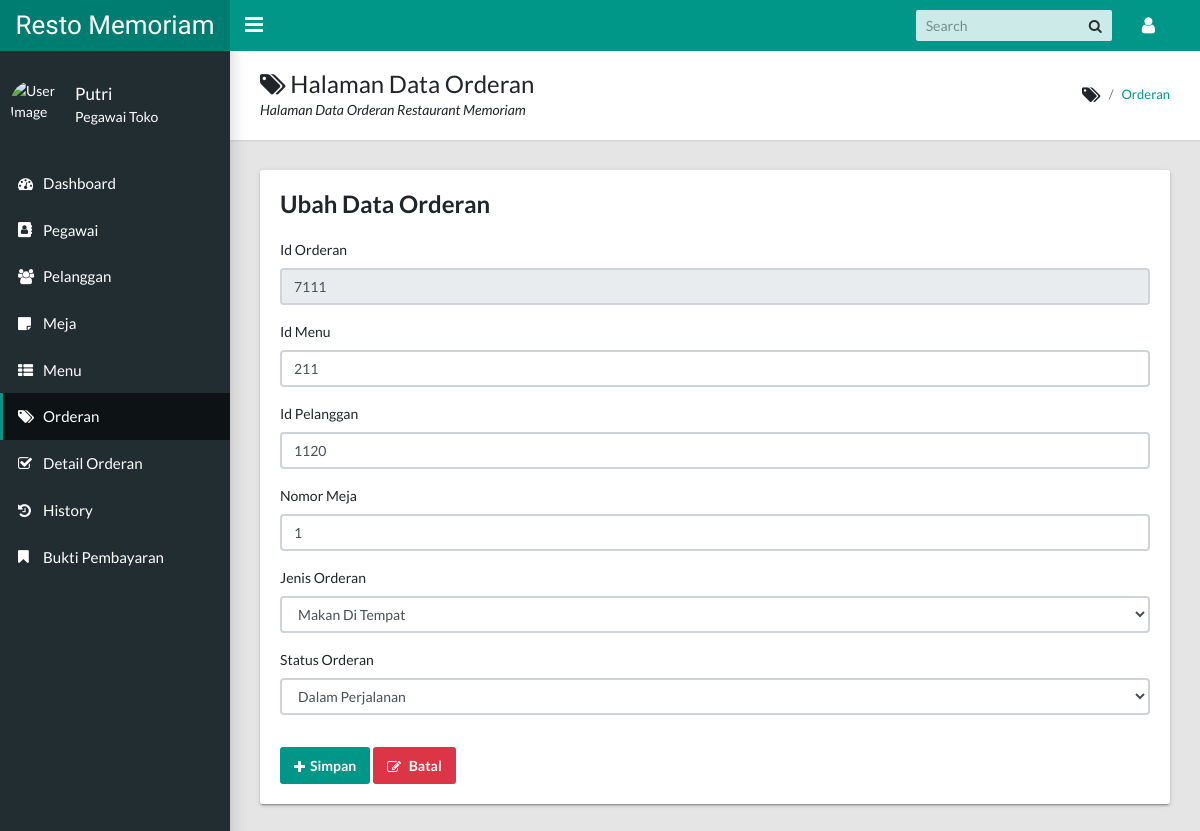
Page /admin/EditOrderan.php?id_orderan=7111 (signed in) on the committed database.
### tables this page shows
CREATE TABLE `orderan` (
  `id_orderan` int(3) NOT NULL,
  `id_menu` int(3) DEFAULT NULL,
  `id_pelanggan` int(5) DEFAULT NULL,
  `nomor_meja` int(3) DEFAULT NULL,
  `jenis_orderan` enum('Makan Di Tempat','Pesan Online') DEFAULT NULL,
  `status_orderan` enum('Diproses','Dalam Perjalanan','Selesai') DEFAULT NULL
);

### admin/fungsi.php (called while the page is built, shortened)
<?php
require('koneksi.php');
?>
<?php
function query($query){
    global $conn;
    $result = mysqli_query($conn,$query);
    $rows = [];
    while( $row = mysqli_fetch_assoc($result)){
        $rows[] = $row;
    }
    return $rows;
}
?>

### admin/EditOrderan.php (the view, shortened to what this page needs)
<?php session_start();
if (!$_SESSION['nama_pegawai']){
  echo "<script> alert ('Anda Belum Login, Silahkan Login Dulu!!');
  window.location = 'login.php'</script>";
} else { ?>
<?php
include('header.php');
require 'fungsi.php';
$id = $_GET["id_orderan"];
$rows = query("SELECT * FROM orderan WHERE id_orderan = $id")[0];
?>
<aside class="app-sidebar">
  <div class="app-sidebar__user">
    <img class="app-sidebar__user-avatar" src="https://brighterwriting.com/wp-content/uploads/icon-user-default.png"
      width="50" height="50" alt="User Image">
    <div>
      <p class="app-sidebar__user-name"><?php echo $_SESSION['nama_pegawai']; ?></p>
      <p class="app-sidebar__user-designation">Pegawai Toko</p>
    </div>
  </div>
  <ul class="app-menu">
    <li><a class="app-menu__item" href="index.php"><i class="app-menu__icon fa fa-dashboard"></i><span
          class="app-menu__label">Dashboard</span></a></li>
    <li><a class="app-menu__item" href="pegawai.php"><i class="app-menu__icon fa fa-address-book"></i><span
          class="app-menu__label">Pegawai</span></a></li>
    <li><a class="app-menu__item" href="pelanggan.php"><i class="app-menu__icon fa fa-users"></i><span
          class="app-menu__label">Pelanggan</span></a></li>
    <li><a class="app-menu__item" href="meja.php"><i class="app-menu__icon fa fa-sticky-note"></i><span
          class="app-menu__label">Meja</span></a></li>
    <li><a class="app-menu__item" href="menu.php"><i class="app-menu__icon fa fa-th-list"></i><span
          class="app-menu__label">Menu</span></a></li>
    <li><a class="app-menu__item active" href="orderan.php"><i class="app-menu__icon fa fa-tags"></i><span
          class="app-menu__label">Orderan</span></a></li>
    <li><a class="app-menu__item" href="detail_orderan.php"><i class="app-menu__icon fa fa-check-square-o"></i><span
          class="app-menu__label">Detail Orderan</span></a></li>
    <li><a class="app-menu__item" href="history.php"><i class="app-menu__icon fa fa-history"></i><span
          class="app-menu__label">History</span></a></li>
    <li><a class="app-menu__item" href="bukti-pembayaran.php"><i class="app-menu__icon fa fa-bookmark"></i><span
          class="app-menu__label">Bukti Pembayaran</span></a></li>
  </ul>
</aside>
<main class="app-content">
  <div class="app-title">
    <div>
      <h1><i class="fa fa-tags"></i> Halaman Data Orderan</h1>
      <p>Halaman Data Orderan Restaurant Memoriam</p>
    </div>
    <ul class="app-breadcrumb breadcrumb">
      <li class="breadcrumb-item"><i class="fa fa-tags fa-lg"></i></li>
      <li class="breadcrumb-item"><a href="#">Orderan</a></li>
    </ul>
  </div>
  <div class="row">
    <div class="col-md-12">
      <div class="tile">
        <h3 class="tile-title">Ubah Data Orderan</h3>
        <form action="" method="post">
          <table>
            <div class="form-group">
              <label for="id_orderan">Id Orderan</label>
              <input type="text" class="form-control" name="id_orderan" value="<?= $rows["id_orderan"] ?>" readonly>
            </div>
            <div class="form-group">
              <label for="id_menu">Id Menu</label>
              <input type="text" class="form-control" name="id_menu" placeholder="Masukan Id Menu"
                value="<?= $rows["id_menu"] ?>">
            </div>
            <div class="form-group">
              <label for="id_pelanggan">Id Pelanggan</label>
              <input type="text" class="form-control" name="id_pelanggan" placeholder="Masukan Id Pelanggan"
                value="<?= $rows["id_pelanggan"] ?>">
            </div>
            <div class="form-group">
              <label for="nomor_meja">Nomor Meja</label>
              <input type="text" class="form-control" name="nomor_meja" placeholder="Masukan Nomor Meja"
                value="<?= $rows["nomor_meja"] ?>">
            </div>
            <div class="form-group">
              <label for="jenis_orderan">Jenis Orderan</label>
              <select name="jenis_orderan" class="form-control">
                <option value="<?php echo $rows['jenis_orderan']; ?>">
                  <?php echo $rows['jenis_orderan']; ?>
                </option>
              </select>
            </div>
            <div class="form-group">
              <label for="status_orderan">Status Orderan</label>
              <select name="status_orderan" class="form-control">
                <option value="<?php echo $rows['status_orderan']; ?>">
                  <?php echo $rows['status_orderan']; ?>
                </option>
              </select>
            </div>
          </table>
          <button type="submit" name="submit" class="btn btn-primary mt-3"><span><i
                class="fa fa-plus"></i>Simpan</button>
          <a href="orderan.php" onclick=" return confirm ('Apakah anda ingin membatal data ini?');"><button
              type="button" class="btn btn-danger mt-3">
              <span><i class="fa fa-pencil-square-o"></i> Batal</button></span></a>
        </form>
      </div>
    </div>
  </div>
  <?php } ?>
  <?php
include('footer.php');
?>

### rows in the picture
orderan: id_orderan "7111", id_menu "211", id_pelanggan "1120", nomor_meja "1", jenis_orderan "Makan Di Tempat", status_orderan "Dalam Perjalanan"

### other values in the picture
$_SESSION['nama_pegawai'] "Putri"
